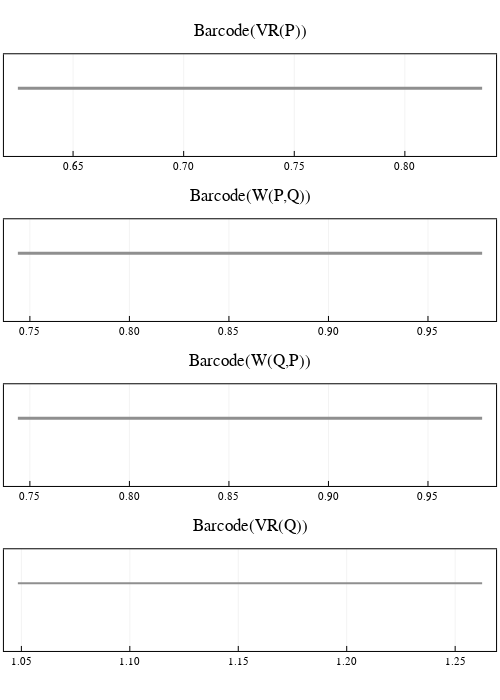

Notebook cell for this chart:
### Code cell
# plot all four barcodes
barcode_P = barcode(VR_P, dim = 1)
barcode_W_PQ = barcode(W_P["eirene_output"], dim = 1)
barcode_W_QP = barcode(W_Q["eirene_output"], dim = 1)
barcode_Q = barcode(VR_Q, dim = 1)

l = grid(4,1)
p1 = plot_barcode(barcode_P, lw = 3, title = "Barcode(VR(P))", titlefontsize = 12)
p2 = plot_barcode(barcode_W_PQ, lw = 3, title = "Barcode(W(P,Q))", titlefontsize = 12)
p3 = plot_barcode(barcode_W_QP, lw = 3, title = "Barcode(W(Q,P))", titlefontsize = 12)
p4 = plot_barcode(barcode_Q, lw = 2, title = "Barcode(VR(Q))", titlefontsize = 12)
plot(p1, p2, p3, p4, layout = l, size = (500, 700))

### Figure 1 — Plotly figure (JSON) as saved in the notebook; plotly's stock layout.template omitted (floating-point values rounded to 4 significant figures)
{"data": [{"colorbar": {"title": ""}, "hoverinfo": "text", "legendgroup": "y1", "line": {"color": "rgba(143, 143, 143, 1.000)", "dash": "solid", "shape": "linear", "width": 3}, "mode": "lines", "name": "y1", "showlegend": true, "text": ["class 1", "class 1"], "type": "scatter", "x": [0.625, 0.8349], "xaxis": "x1", "y": [1, 1], "yaxis": "y1", "zmax": null, "zmin": null}, {"colorbar": {"title": ""}, "hoverinfo": "text", "legendgroup": "y1", "line": {"color": "rgba(143, 143, 143, 1.000)", "dash": "solid", "shape": "linear", "width": 3}, "mode": "lines", "name": "y1", "showlegend": true, "text": ["class 1", "class 1"], "type": "scatter", "x": [0.744, 0.9772], "xaxis": "x2", "y": [1, 1], "yaxis": "y2", "zmax": null, "zmin": null}, {"colorbar": {"title": ""}, "hoverinfo": "text", "legendgroup": "y1", "line": {"color": "rgba(143, 143, 143, 1.000)", "dash": "solid", "shape": "linear", "width": 3}, "mode": "lines", "name": "y1", "showlegend": true, "text": ["class 1", "class 1"], "type": "scatter", "x": [0.744, 0.9772], "xaxis": "x3", "y": [1, 1], "yaxis": "y3", "zmax": null, "zmin": null}, {"colorbar": {"title": ""}, "hoverinfo": "text", "legendgroup": "y1", "line": {"color": "rgba(143, 143, 143, 1.000)", "dash": "solid", "shape": "linear", "width": 2}, "mode": "lines", "name": "y1", "showlegend": true, "text": ["class 1", "class 1"], "type": "scatter", "x": [1.048, 1.262], "xaxis": "x4", "y": [1, 1], "yaxis": "y4", "zmax": null, "zmin": null}], "layout": {"annotations": [{"font": {"color": "rgba(0, 0, 0, 1.000)", "family": "sans-serif", "size": 17}, "rotation": 0, "showarrow": false, "text": "Barcode(VR(P))", "x": 0.5, "xanchor": "center", "xref": "paper", "y": 1, "yanchor": "top", "yref": "paper"}, {"font": {"color": "rgba(0, 0, 0, 1.000)", "family": "sans-serif", "size": 17}, "rotation": 0, "showarrow": false, "text": "Barcode(W(P,Q))", "x": 0.5, "xanchor": "center", "xref": "paper", "y": 0.75, "yanchor": "top", "yref": "paper"}, {"font": {"color": "rgba(0, 0, 0, 1.000)", "family": "sans-serif", "size": 17}, "rotation": 0, "showarrow": false, "text": "Barcode(W(Q,P))", "x": 0.5, "xanchor": "center", "xref": "paper", "y": 0.5, "yanchor": "top", "yref": "paper"}, {"font": {"color": "rgba(0, 0, 0, 1.000)", "family": "sans-serif", "size": 17}, "rotation": 0, "showarrow": false, "text": "Barcode(VR(Q))", "x": 0.5, "xanchor": "center", "xref": "paper", "y": 0.25, "yanchor": "top", "yref": "paper"}], "height": 700, "margin": {"b": 20, "l": 0, "r": 0, "t": 20}, "paper_bgcolor": "rgba(255, 255, 255, 1.000)", "plot_bgcolor": "rgba(255, 255, 255, 1.000)", "showlegend": false, "width": 500, "xaxis1": {"anchor": "y1", "domain": [0.007874, 0.9921], "gridcolor": "rgba(0, 0, 0, 0.100)", "gridwidth": 0.5, "linecolor": "rgba(0, 0, 0, 1.000)", "mirror": true, "range": [0.6187, 0.8412], "showgrid": true, "showline": true, "showticklabels": true, "tickangle": 0, "tickcolor": "rgb(0, 0, 0)", "tickfont": {"color": "rgba(0, 0, 0, 1.000)", "family": "sans-serif", "size": 11}, "tickmode": "array", "ticks": "inside", "ticktext": ["0.65", "0.70", "0.75", "0.80"], "tickvals": [0.65, 0.7, 0.75, 0.8], "title": "", "titlefont": {"color": "rgba(0, 0, 0, 1.000)", "family": "sans-serif", "size": 15}, "type": "-", "visible": true, "zeroline": false, "zerolinecolor": "rgba(0, 0, 0, 1.000)"}, "xaxis2": {"anchor": "y2", "domain": [0.007874, 0.9921], "gridcolor": "rgba(0, 0, 0, 0.100)", "gridwidth": 0.5, "linecolor": "rgba(0, 0, 0, 1.000)", "mirror": true, "range": [0.737, 0.9842], "showgrid": true, "showline": true, "showticklabels": true, "tickangle": 0, "tickcolor": "rgb(0, 0, 0)", "tickfont": {"color": "rgba(0, 0, 0, 1.000)", "family": "sans-serif", "size": 11}, "tickmode": "array", "ticks": "inside", "ticktext": ["0.75", "0.80", "0.85", "0.90", "0.95"], "tickvals": [0.75, 0.8, 0.85, 0.9, 0.95], "title": "", "titlefont": {"color": "rgba(0, 0, 0, 1.000)", "family": "sans-serif", "size": 15}, "type": "-", "visible": true, "zeroline": false, "zerolinecolor": "rgba(0, 0, 0, 1.000)"}, "xaxis3": {"anchor": "y3", "domain": [0.007874, 0.9921], "gridcolor": "rgba(0, 0, 0, 0.100)", "gridwidth": 0.5, "linecolor": "rgba(0, 0, 0, 1.000)", "mirror": true, "range": [0.737, 0.9842], "showgrid": true, "showline": true, "showticklabels": true, "tickangle": 0, "tickcolor": "rgb(0, 0, 0)", "tickfont": {"color": "rgba(0, 0, 0, 1.000)", "family": "sans-serif", "size": 11}, "tickmode": "array", "ticks": "inside", "ticktext": ["0.75", "0.80", "0.85", "0.90", "0.95"], "tickvals": [0.75, 0.8, 0.85, 0.9, 0.95], "title": "", "titlefont": {"color": "rgba(0, 0, 0, 1.000)", "family": "sans-serif", "size": 15}, "type": "-", "visible": true, "zeroline": false, "zerolinecolor": "rgba(0, 0, 0, 1.000)"}, "xaxis4": {"anchor": "y4", "domain": [0.007874, 0.9921], "gridcolor": "rgba(0, 0, 0, 0.100)", "gridwidth": 0.5, "linecolor": "rgba(0, 0, 0, 1.000)", "mirror": true, "range": [1.042, 1.269], "showgrid": true, "showline": true, "showticklabels": true, "tickangle": 0, "tickcolor": "rgb(0, 0, 0)", "tickfont": {"color": "rgba(0, 0, 0, 1.000)", "family": "sans-serif", "size": 11}, "tickmode": "array", "ticks": "inside", "ticktext": ["1.05", "1.10", "1.15", "1.20", "1.25"], "tickvals": [1.05, 1.1, 1.15, 1.2, 1.25], "title": "", "titlefont": {"color": "rgba(0, 0, 0, 1.000)", "family": "sans-serif", "size": 15}, "type": "-", "visible": true, "zeroline": false, "zerolinecolor": "rgba(0, 0, 0, 1.000)"}, "yaxis1": {"anchor": "x1", "domain": [0.794, 0.9481], "gridcolor": "rgba(0, 0, 0, 0.100)", "gridwidth": 0.5, "linecolor": "rgba(0, 0, 0, 1.000)", "mirror": true, "range": [-1, 2], "showgrid": true, "showline": true, "showticklabels": true, "tickangle": 0, "tickcolor": "rgb(0, 0, 0)", "tickfont": {"color": "rgba(0, 0, 0, 1.000)", "family": "sans-serif", "size": 11}, "tickmode": "array", "ticks": "inside", "ticktext": [], "tickvals": [], "title": "", "titlefont": {"color": "rgba(0, 0, 0, 1.000)", "family": "sans-serif", "size": 15}, "type": "-", "visible": true, "zeroline": false, "zerolinecolor": "rgba(0, 0, 0, 1.000)"}, "yaxis2": {"anchor": "x2", "domain": [0.544, 0.6981], "gridcolor": "rgba(0, 0, 0, 0.100)", "gridwidth": 0.5, "linecolor": "rgba(0, 0, 0, 1.000)", "mirror": true, "range": [-1, 2], "showgrid": true, "showline": true, "showticklabels": true, "tickangle": 0, "tickcolor": "rgb(0, 0, 0)", "tickfont": {"color": "rgba(0, 0, 0, 1.000)", "family": "sans-serif", "size": 11}, "tickmode": "array", "ticks": "inside", "ticktext": [], "tickvals": [], "title": "", "titlefont": {"color": "rgba(0, 0, 0, 1.000)", "family": "sans-serif", "size": 15}, "type": "-", "visible": true, "zeroline": false, "zerolinecolor": "rgba(0, 0, 0, 1.000)"}, "yaxis3": {"anchor": "x3", "domain": [0.294, 0.4481], "gridcolor": "rgba(0, 0, 0, 0.100)", "gridwidth": 0.5, "linecolor": "rgba(0, 0, 0, 1.000)", "mirror": true, "range": [-1, 2], "showgrid": true, "showline": true, "showticklabels": true, "tickangle": 0, "tickcolor": "rgb(0, 0, 0)", "tickfont": {"color": "rgba(0, 0, 0, 1.000)", "family": "sans-serif", "size": 11}, "tickmode": "array", "ticks": "inside", "ticktext": [], "tickvals": [], "title": "", "titlefont": {"color": "rgba(0, 0, 0, 1.000)", "family": "sans-serif", "size": 15}, "type": "-", "visible": true, "zeroline": false, "zerolinecolor": "rgba(0, 0, 0, 1.000)"}, "yaxis4": {"anchor": "x4", "domain": [0.04399, 0.1981], "gridcolor": "rgba(0, 0, 0, 0.100)", "gridwidth": 0.5, "linecolor": "rgba(0, 0, 0, 1.000)", "mirror": true, "range": [-1, 2], "showgrid": true, "showline": true, "showticklabels": true, "tickangle": 0, "tickcolor": "rgb(0, 0, 0)", "tickfont": {"color": "rgba(0, 0, 0, 1.000)", "family": "sans-serif", "size": 11}, "tickmode": "array", "ticks": "inside", "ticktext": [], "tickvals": [], "title": "", "titlefont": {"color": "rgba(0, 0, 0, 1.000)", "family": "sans-serif", "size": 15}, "type": "-", "visible": true, "zeroline": false, "zerolinecolor": "rgba(0, 0, 0, 1.000)"}}}
